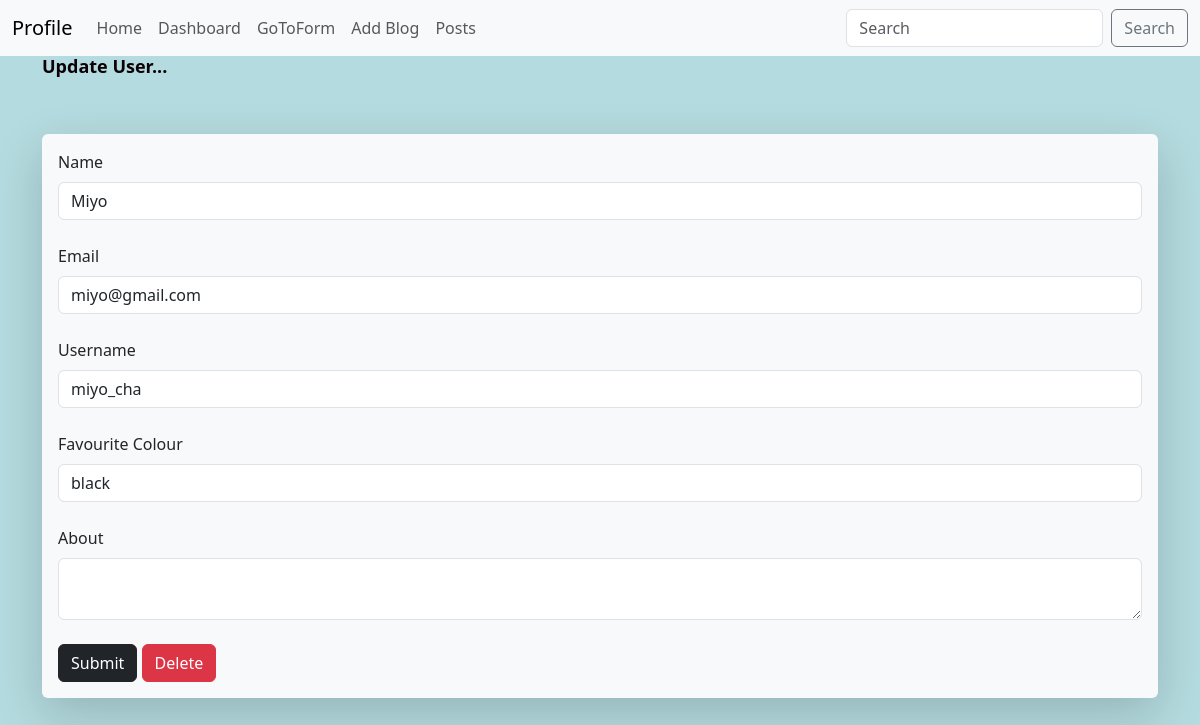
The app's page /update/3 (signed in) with its own data.
### app.py (models this page shows, shortened)
class Users(db.Model,UserMixin):
    id=db.Column(db.Integer,primary_key=True)
    username=db.Column(db.String(25),nullable=False,unique=True)
    name=db.Column(db.String(150),nullable=False)
    email=db.Column(db.String(200),nullable=False,unique=True)
    about_author=db.Column(db.Text(500),nullable=True)
    favourite_color=db.Column(db.String(200))
    date_added=db.Column(db.DateTime,default=datetime.utcnow)
    password_hash=db.Column(db.String(200))
    profile_pic=db.Column(db.String(),nullable=True)
    posts=db.relationship('Posts',backref="poster")
    @property
    def password(self):
        raise AttributeError('Password Attribute is not readable!')

### app.py (the view)
@app.route('/update/<int:id>', methods=['GET','POST'])
@login_required
def update(id):
    form = UserForm()
    name_to_update = Users.query.get_or_404(id)
    if request.method == "POST":
        name_to_update.name=request.form['name']
        name_to_update.email=request.form['email']
        name_to_update.favourite_color=request.form['favourite_color']
        name_to_update.username=request.form['username']
        name_to_update.about_author=request.form['about_author']
        try:
            db.session.commit()
            flash("User Updated Successfully!")
            return render_template("update.html",
                                   form = form,
                                   name_to_update = name_to_update,
                                   id=id)
        except:
            flash("Try again!")
            return render_template("update.html",
                                   form = form,
                                   name_to_update = name_to_update,
                                   id=id)
    else:
        return render_template("update.html",
                                   form = form,
                                   name_to_update = name_to_update,
                                   id= id)

### webforms.py
class UserForm(FlaskForm):
    name=StringField("Name", validators=[DataRequired()])
    username=StringField("Username", validators=[DataRequired()])
    email=StringField("Email", validators=[DataRequired()])
    favourite_color=StringField("Favourite Colour")
    about_author=TextAreaField("About")
    password_hash=PasswordField('Password',validators=[DataRequired(),EqualTo('password_hash2','Password must match!')])
    password_hash2=PasswordField('Confirm Password',validators=[DataRequired()])
    profile_pic=FileField("Profile Picture")
    submit=SubmitField("Submit")

class SearchForm(FlaskForm):
    searched=StringField("Searched",validators=[DataRequired()])
    submit=SubmitField("Submit")

### app.py (called while the page is built)
@login_manager.user_loader
def load_user(user_id):
    return Users.query.get(int(user_id))

@app.context_processor
def base():
    form=SearchForm()
    return dict(form=form)

### templates/update.html (shortened to what this page needs)
{%extends 'base.html'%}
{%block content%}
{% if id == current_user.id %}
    <h1> <strong>Update User...</strong></h1>
    <br/>
    <br/>
    <div class="shadow-lg p-3 mb-5 bg-body-tertiary rounded">
    <form action="/update/{{
        name_to_update.id}}" method="POST">
        {{form.name.label(
            class="form-label"
        )}}
        {{form.name(
            class="form-control",value=name_to_update.name
        )}}
        <br/>
        {{form.email.label(
            class="form-label"
        )}}
        {{form.email(
            class="form-control",value=name_to_update.email
            )}}
            <br/>
        {{form.username.label(
            class="form-label"
        )}}
        {{form.username(
            class="form-control",value=name_to_update.username
        )}}
            <br/>
        {{form.favourite_color.label(
            class="form-label"
        )}}
        {{form.favourite_color(
            class="form-control",value=name_to_update.favourite_color
        )}}
        <br/>
        {{form.about_author.label(
            class="form-label"
        )}}
        {{form.about_author(
            class="form-control",value=name_to_update.about_author
        )}}
        <br/>
        {{form.submit(
            class="btn btn-dark"
        )}}
        <a href="{{ url_for('delete',id=id)}}"class="btn btn-danger">Delete</a>
    </form>
    </div>
{%endif%}
{%endblock%}

### static/css/style.css (style rules this page uses)
h1 { color: rgb(12, 1, 5); font-size: large; }
body { background-color: rgb(180, 219, 223); }

### records on screen
Users: name "Miyo", email "miyo@gmail.com", username "miyo_cha", favourite_color "black"
